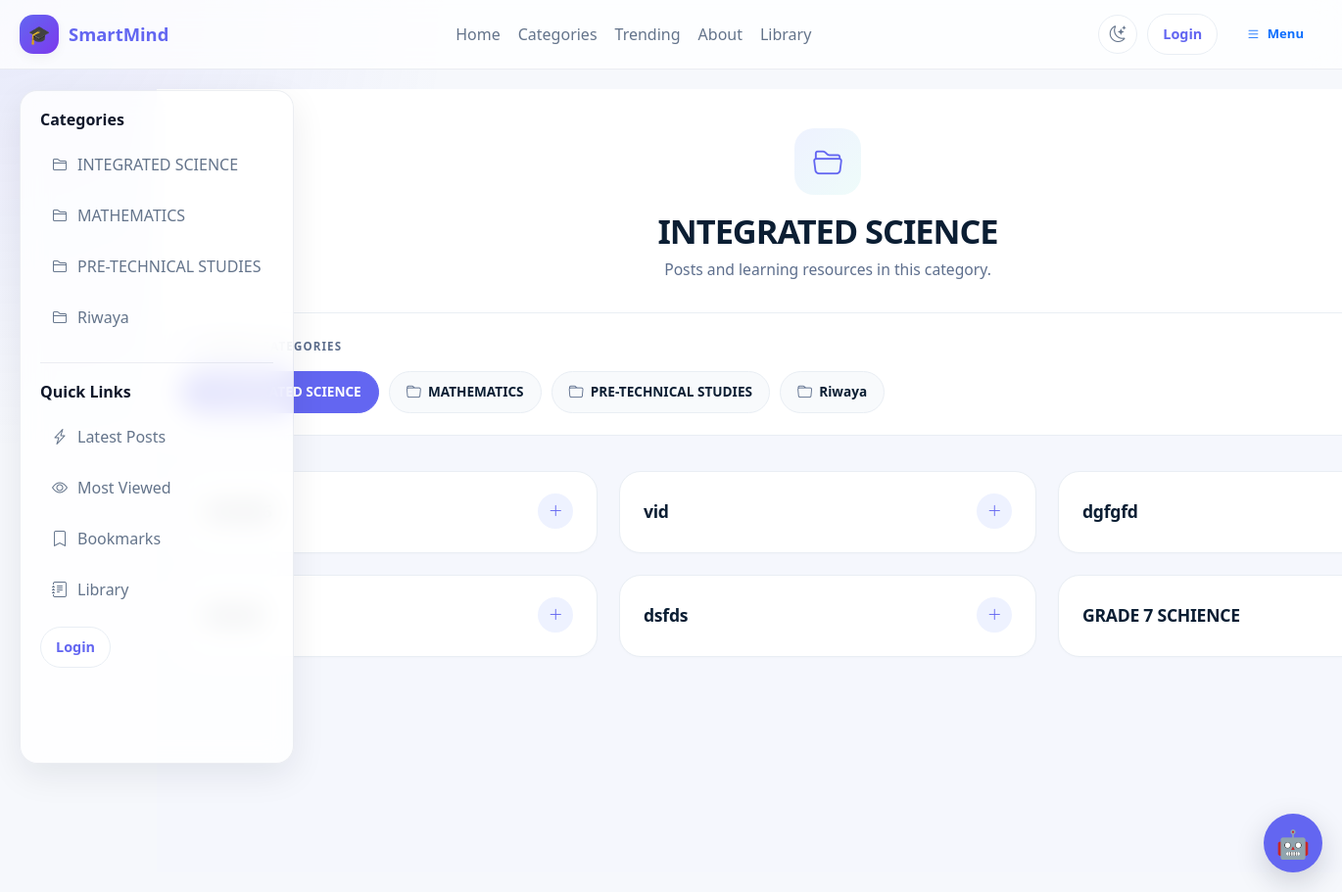
Screenshot of /category/integrated-science/ with the database file from the repository.
### blog/models.py (models this page shows, shortened)
class Category(models.Model):
    name = models.CharField(
        max_length=100,
        unique=True
    )
    slug = models.SlugField(
        max_length=110,
        unique=True,
        blank=True
    )
    class Meta:
        verbose_name_plural = "Categories"
        ordering = ["name"]

class Post(models.Model):
    STATUS_CHOICES = [
        ("draft", "Draft"),
        ("published", "Published"),
    ]
    title = models.CharField(
        max_length=200
    )
    slug = models.SlugField(
        max_length=200,
        unique=True,
        blank=True
    )
    category = models.ForeignKey(
        Category,
        on_delete=models.CASCADE
    )
    tags = models.ManyToManyField(
        Tag,
        blank=True
    )
    excerpt = models.TextField(
        max_length=500
    )
    content = CKEditor5Field(
        "Content",
        config_name="default"
    )
    school = models.ForeignKey(
        "schools.School",
        on_delete=models.CASCADE,
        related_name="posts",
        null=True,
        blank=True
    )
    target_classes = models.ManyToManyField(
        "schools.SchoolClass",
        blank=True,
        related_name="posts"
    )
    author = models.ForeignKey(
        User,
        on_delete=models.CASCADE,
        related_name="posts"
    )
    approved = models.BooleanField(
        default=False
    )
    is_featured = models.BooleanField(
        default=False
    )
    video = CloudinaryField(
    resource_type='video',
    folder='videos/',
    blank=True,
    null=True,
)
    youtube_url = models.URLField(
        blank=True,
        null=True
    )
    view_count = models.PositiveIntegerField(
        default=0
    )
    likes = models.ManyToManyField(
        User,
        related_name="liked_posts",
        blank=True
    )
    status = models.CharField(
        max_length=10,
        choices=STATUS_CHOICES,
        default="draft"
    )
    created_at = models.DateTimeField(
        auto_now_add=True
    )
    updated_at = models.DateTimeField(
        auto_now=True
    )
    visible_to_all = models.BooleanField(
        default=False
    )
    class Meta:
        ordering = ["-created_at"]
        indexes = [
            models.Index(
                fields=["school"]
            ),
            models.Index(
                fields=["status", "approved"]
            ),
        ]

### blog/views.py (the view)
def category_post(request, slug):
    category = get_object_or_404(Category, slug=slug)
    posts_qs = (
        Post.objects
        .filter(category=category)
        .select_related("author", "category", "school")
        .prefetch_related(
            "tags",
            "images",
            "attachments",
            "likes",
        )
        .order_by("-created_at")
    )
    posts = []
    for post in posts_qs:
        comments = get_post_comments(request, post)
        comments_count = (
            Comment.objects
            .filter(post=post)
            .count()
        )
        is_liked = (
            request.user.is_authenticated
            and post.likes.filter(pk=request.user.pk).exists()
        )
        likes_count = post.likes.count()
        views_count = post.view_count
        _attach_post_reactions(request, post)
        can_edit = can_manage_post(request, post)
        can_delete = can_edit
        post.category_name = (
            post.category.name
            if post.category
            else ""
        )
        post.comments_list = comments
        post.comments_count = comments_count
        post.likes_count = likes_count
        post.views_count = views_count
        post.is_liked = is_liked
        post.can_edit = can_edit
        post.can_delete = can_delete
        posts.append(post)
    categories = (
        Category.objects
        .all()
        .order_by("name")
    )
    context = {
        "category": category,
        "posts": posts,
        "categories": categories,
        "reaction_choices": CommentReaction.REACTION_CHOICES,
    }
    return render(request, "category_post.html", context)

### blog/templates/category_post.html (shortened to what this page needs)
{% extends "base.html" %}
{% load static %}
{% block content %}
<div class="category-page">
    <header class="category-header">
        <div class="category-header-inner">
            <div class="category-title">
                <div class="category-icon">
                    <i class="bi bi-folder2-open"></i>
                </div>
                <div class="category-heading">
                    <h1>{{ category.name }}</h1>
                    <p>Posts and learning resources in this category.</p>
                </div>
            </div>
        </div>
    </header>
    {% if categories %}
        <section class="categories-section">
            <div class="categories-inner">
                <div class="section-label">
                    <i class="bi bi-collection"></i>
                    <span>Browse Categories</span>
                </div>
                <nav class="categories" aria-label="Browse categories">
                    {% for cat in categories %}
                        <a
                            href="{% url 'blog:category_post' cat.slug %}"
                            class="category-chip {% if cat.id == category.id %}active{% endif %}"
                        >
                            <i class="bi bi-folder"></i>
                            <span>{{ cat.name }}</span>
                        </a>
                    {% endfor %}
                </nav>
            </div>
        </section>
    {% endif %}
    <main class="posts-container">
        {% if posts %}
            <div class="posts" id="postsGrid">
                {% for post in posts %}
                    <article class="post" data-post-id="{{ post.id }}">
                        <div class="post-body">
                            <details>
                                <summary>
                                    <span class="post-title">
                                        {{ post.title }}
                                    </span>
                                    <span class="expand-icon" aria-hidden="true">
                                        <i class="bi bi-plus-lg"></i>
                                    </span>
                                </summary>
                            </details>
                        </div>
                    </article>
                {% endfor %}
            </div>
        {% endif %}
    </main>
</div>
{% endblock %}

### blog/templates/base.html (shortened to what this page needs)
{% load static %}
<!DOCTYPE html>
<html lang="en" data-theme="light">
<head>
    <link href="https://cdn.jsdelivr.net/npm/bootstrap@5.3.7/dist/css/bootstrap.min.css" rel="stylesheet">
    <link rel="stylesheet" href="https://cdn.jsdelivr.net/npm/bootstrap-icons@1.11.3/font/bootstrap-icons.min.css">
    <link rel="stylesheet" href="{% static 'smartmind_ai/chatbot.css' %}">
    <link rel="stylesheet" href="{% static 'django_ckeditor_5/dist/styles.css' %}">
    <link rel="stylesheet" href="{% static 'css/comments.css' %}">
</head>
<body>
<div class="site-shell">
    <header class="site-navbar">
        <div class="nav-inner">
            <a href="{% url 'dashboard' %}" class="brand">
                <span class="brand-badge">🎓</span>
                <span>SmartMind</span>
            </a>
            <nav class="nav-links" aria-label="Main navigation">
                {% if user.is_authenticated %}
                    <a href="{% url 'dashboard' %}">Home</a>
                {% else %}
                    <a href="{% url 'blog:home' %}">Home</a>
                {% endif %}
                <a href="#">Categories</a>
                <a href="#">Trending</a>
                <a href="#">About</a>
                <a href="{% url 'library:home' %}">Library</a>
            </nav>
            <div class="nav-actions">
                <button type="button"
                        class="theme-toggle"
                        id="themeToggle"
                        aria-label="Toggle dark mode"
                        title="Toggle light / dark theme">
                    <i class="bi bi-moon-stars icon-moon"></i>
                </button>
                <div class="user-box">
                    {% if user.is_authenticated %}
                        <span>Hi, <strong>{{ user.username }}</strong></span>
                        <form action="{% url 'logout' %}" method="post" class="m-0">
                            {% csrf_token %}
                            <button type="submit" class="btn-pill">Logout</button>
                        </form>
                    {% else %}
                        <a href="{% url 'login' %}" class="btn-pill">Login</a>
                    {% endif %}
                </div>
                <button class="btn btn-outline-primary mobile-menu-btn"
                        type="button"
                        data-bs-toggle="offcanvas"
                        data-bs-target="#mobileSidebar"
                        aria-controls="mobileSidebar">
                    <i class="bi bi-list"></i> Menu
                </button>
            </div>
        </div>
    </header>
    <div class="layout">
        <aside class="sidebar d-none d-lg-block">
            <div class="sidebar-section">
                <h3>Categories</h3>
                <div class="sidebar-links">
                    {% for category in categories %}
                        <a href="{% url 'blog:category_post' category.slug %}">
                            <i class="bi bi-folder2"></i>
                            <span>{{ category.name }}</span>
                        </a>
                    {% empty %}
                        <p class="text-muted mb-0">No categories available.</p>
                    {% endfor %}
                </div>
            </div>
            <div class="sidebar-section">
                <h3>Quick Links</h3>
                <div class="sidebar-links">
                    <a href="#"><i class="bi bi-lightning-charge"></i><span>Latest Posts</span></a>
                    <a href="#"><i class="bi bi-eye"></i><span>Most Viewed</span></a>
                    <a href="#"><i class="bi bi-bookmark"></i><span>Bookmarks</span></a>
                    <a href="{% url 'library:home' %}"><i class="bi bi-journal-text"></i><span>Library</span></a>
                </div>
                <div class="user-box mt-3">
                    {% if user.is_authenticated %}
                        <span>Hi, <strong>{{ user.username }}</strong></span>
                        <form action="{% url 'logout' %}" method="post" class="m-0">
                            {% csrf_token %}
                            <button type="submit" class="btn-pill">Logout</button>
                        </form>
                    {% else %}
                        <a href="{% url 'login' %}" class="btn-pill">Login</a>
                    {% endif %}
                </div>
            </div>
        </aside>
        <main>
            <div class="content-wrap">
                {% block content %}{% endblock %}
            </div>
        </main>
    </div>
</div>
{% include "smartmind_ai/chatbot.html" %}
</body>
</html>

### rows the page displays
Category: name "INTEGRATED SCIENCE"
Category: name "MATHEMATICS"
Category: name "PRE-TECHNICAL STUDIES"
Category: name "Riwaya"
Post: title "vid"
Post: title "dgfgfd"
Post: title "dsfds"
Post: title "GRADE 7 SCHIENCE"
